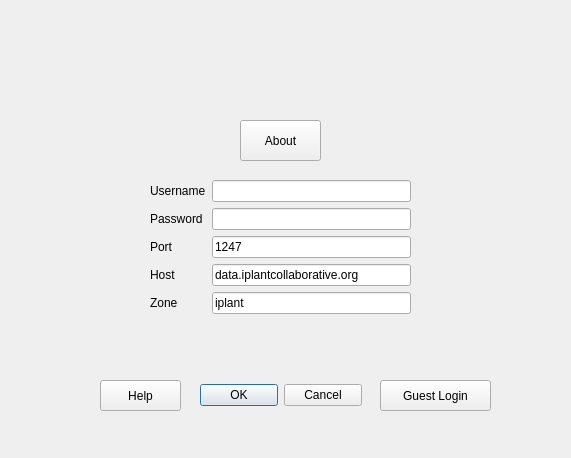
<?xml version="1.0" encoding="UTF-8"?>
<ui version="4.0">
 <class>irods_qgisDialogBase</class>
 <widget class="QDialog" name="irods_qgisDialogBase">
  <property name="geometry">
   <rect>
    <x>0</x>
    <y>0</y>
    <width>571</width>
    <height>458</height>
   </rect>
  </property>
  <property name="windowTitle">
   <string>iRods : v3.1</string>
  </property>
  <widget class="QDialogButtonBox" name="button_box">
   <property name="geometry">
    <rect>
     <x>200</x>
     <y>380</y>
     <width>162</width>
     <height>31</height>
    </rect>
   </property>
   <property name="orientation">
    <enum>Qt::Horizontal</enum>
   </property>
   <property name="standardButtons">
    <set>QDialogButtonBox::Cancel|QDialogButtonBox::Ok</set>
   </property>
   <property name="centerButtons">
    <bool>false</bool>
   </property>
  </widget>
  <widget class="QWidget" name="formLayoutWidget">
   <property name="geometry">
    <rect>
     <x>150</x>
     <y>180</y>
     <width>261</width>
     <height>173</height>
    </rect>
   </property>
   <layout class="QFormLayout" name="formLayout">
    <property name="sizeConstraint">
     <enum>QLayout::SetDefaultConstraint</enum>
    </property>
    <property name="fieldGrowthPolicy">
     <enum>QFormLayout::ExpandingFieldsGrow</enum>
    </property>
    <item row="0" column="0">
     <widget class="QLabel" name="usernameLabel">
      <property name="text">
       <string>Username</string>
      </property>
     </widget>
    </item>
    <item row="1" column="0">
     <widget class="QLabel" name="passwordLabel">
      <property name="text">
       <string>Password</string>
      </property>
     </widget>
    </item>
    <item row="1" column="1">
     <widget class="QLineEdit" name="passwordLineEdit">
      <property name="echoMode">
       <enum>QLineEdit::Password</enum>
      </property>
     </widget>
    </item>
    <item row="2" column="0">
     <widget class="QLabel" name="portLabel">
      <property name="text">
       <string>Port</string>
      </property>
     </widget>
    </item>
    <item row="2" column="1">
     <widget class="QLineEdit" name="portLineEdit">
      <property name="text">
       <string>1247</string>
      </property>
     </widget>
    </item>
    <item row="3" column="0">
     <widget class="QLabel" name="hostLabel">
      <property name="text">
       <string>Host</string>
      </property>
     </widget>
    </item>
    <item row="3" column="1">
     <widget class="QLineEdit" name="hostLineEdit">
      <property name="text">
       <string>data.iplantcollaborative.org</string>
      </property>
     </widget>
    </item>
    <item row="4" column="0">
     <widget class="QLabel" name="zoneLabel">
      <property name="text">
       <string>Zone</string>
      </property>
     </widget>
    </item>
    <item row="4" column="1">
     <widget class="QLineEdit" name="zoneLineEdit">
      <property name="text">
       <string>iplant</string>
      </property>
     </widget>
    </item>
    <item row="0" column="1">
     <widget class="QLineEdit" name="usernameLineEdit"/>
    </item>
   </layout>
  </widget>
  <widget class="QPushButton" name="guestLogin">
   <property name="geometry">
    <rect>
     <x>380</x>
     <y>380</y>
     <width>111</width>
     <height>31</height>
    </rect>
   </property>
   <property name="text">
    <string>Guest Login</string>
   </property>
  </widget>
  <widget class="QLabel" name="label">
   <property name="geometry">
    <rect>
     <x>230</x>
     <y>40</y>
     <width>101</width>
     <height>61</height>
    </rect>
   </property>
   <property name="text">
    <string/>
   </property>
   <property name="pixmap">
    <pixmap>:/plugins/irods-qgis/irods_logo.png</pixmap>
   </property>
  </widget>
  <widget class="QPushButton" name="help">
   <property name="geometry">
    <rect>
     <x>100</x>
     <y>380</y>
     <width>81</width>
     <height>31</height>
    </rect>
   </property>
   <property name="text">
    <string>Help</string>
   </property>
  </widget>
  <widget class="QPushButton" name="about_us">
   <property name="geometry">
    <rect>
     <x>240</x>
     <y>120</y>
     <width>81</width>
     <height>41</height>
    </rect>
   </property>
   <property name="text">
    <string>About</string>
   </property>
  </widget>
 </widget>
 <resources/>
 <connections>
  <connection>
   <sender>button_box</sender>
   <signal>accepted()</signal>
   <receiver>irods_qgisDialogBase</receiver>
   <slot>accept()</slot>
   <hints>
    <hint type="sourcelabel">
     <x>20</x>
     <y>20</y>
    </hint>
    <hint type="destinationlabel">
     <x>20</x>
     <y>20</y>
    </hint>
   </hints>
  </connection>
  <connection>
   <sender>button_box</sender>
   <signal>rejected()</signal>
   <receiver>irods_qgisDialogBase</receiver>
   <slot>reject()</slot>
   <hints>
    <hint type="sourcelabel">
     <x>20</x>
     <y>20</y>
    </hint>
    <hint type="destinationlabel">
     <x>20</x>
     <y>20</y>
    </hint>
   </hints>
  </connection>
 </connections>
</ui>
